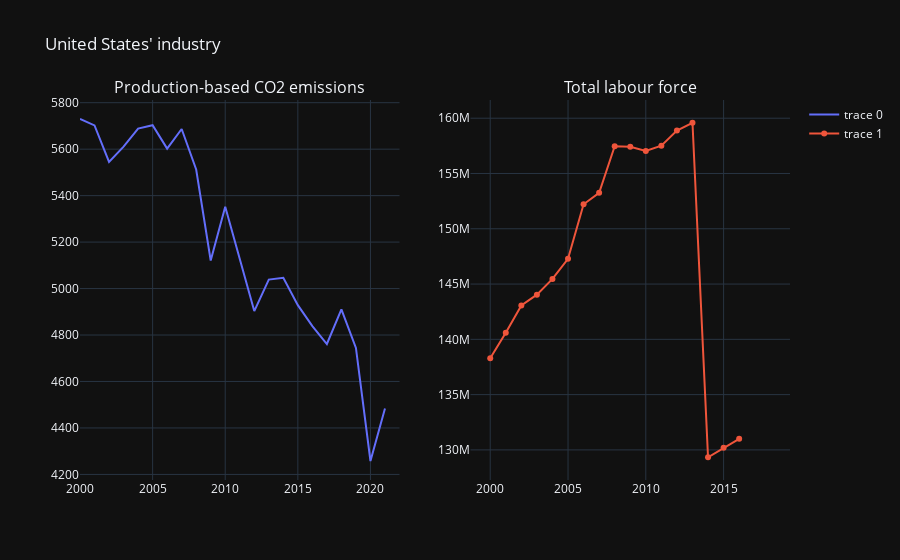

Notebook code cell kept with this figure:
### Markdown cell above
# Industry size and greenhouse gasses

Another way to approach the growth of a country's industry is by looking at its total workforce. The more people work in a country the bigger its industry potentially is. A concern that has taken up a very prominent role in a lot of discussions nowadays is that of global warming. The overwhelming majority of scientist on Earth agree on the fact that humanity and their activity on this planet is in large part responsible for the rapid shift in global temperatures. This is mostly due to an increase of greenhouse gasses in the atmosphere caused mostly by intense industry and infrastructure. One of the most well-known and well-documented of these greenhouse gasses is CO2 or carbon dioxide, the gas that we and most living creatures produce by simply breathing.

CO2 makes up a large part of the total greenhouse gasses that humanity is releasing into the air alongside methane and other gasses. There are many sources from which the excess CO2 originates from, one of them allegedly being industry. The following figure presents the growth in total workforce in the United States of America and its production based CO2 emissions.

### Code cell
%store -r fig_russia
%store -r fig_us

fig_us.show()

### Figure 1 — Plotly figure (JSON) as saved in the notebook; plotly's stock layout.template omitted (floating-point values rounded to 4 significant figures)
{"data": [{"x": [2000, 2001, 2002, 2003, 2004, 2005, 2006, 2007, 2008, 2009, 2010, 2011, 2012, 2013, 2014, 2015, 2016, 2017, 2018, 2019, 2020, 2021, 2022], "xaxis": "x", "y": [5730.0, 5702.0, 5545.0, 5611.0, 5689.0, 5703.0, 5602.0, 5687.0, 5512.0, 5121.0, 5352.0, 5128.0, 4903.0, 5039.0, 5047.0, 4929.0, 4838.0, 4761.0, 4910.0, 4744.0, 4258.0, 4484.0, null], "yaxis": "y", "type": "scatter"}, {"x": [2000, 2001, 2002, 2003, 2004, 2005, 2006, 2007, 2008, 2009, 2010, 2011, 2012, 2013, 2014, 2015, 2016, 2017, 2018], "xaxis": "x2", "y": [138300000.0, 140600000.0, 143100000.0, 144000000.0, 145500000.0, 147300000.0, 152200000.0, 153300000.0, 157500000.0, 157400000.0, 157000000.0, 157500000.0, 158900000.0, 159600000.0, 129300000.0, 130200000.0, 131000000.0, null, null], "yaxis": "y2", "type": "scatter"}], "layout": {"annotations": [{"font": {"size": 16}, "showarrow": false, "text": "Production-based CO2 emissions", "x": 0.225, "xanchor": "center", "xref": "paper", "y": 1.0, "yanchor": "bottom", "yref": "paper"}, {"font": {"size": 16}, "showarrow": false, "text": "Total labour force", "x": 0.775, "xanchor": "center", "xref": "paper", "y": 1.0, "yanchor": "bottom", "yref": "paper"}], "title": {"text": "United States' industry"}, "xaxis": {"anchor": "y", "domain": [0.0, 0.45]}, "yaxis": {"anchor": "x", "domain": [0.0, 1.0]}, "xaxis2": {"anchor": "y2", "domain": [0.55, 1.0]}, "yaxis2": {"anchor": "x2", "domain": [0.0, 1.0]}}}
